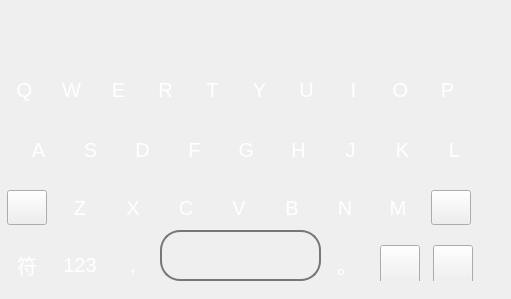
   <widget class="QWidget" name="pageUpper">
    <widget class="QWidget" name="rowUpper1">
     <property name="geometry">
      <rect>
       <x>0</x>
       <y>170</y>
       <width>481</width>
       <height>61</height>
      </rect>
     </property>
     <layout class="QHBoxLayout" name="horizontalLayout_11">
      <item>
       <widget class="QPushButton" name="btnUpper">
        <property name="minimumSize">
         <size>
          <width>40</width>
          <height>35</height>
         </size>
        </property>
        <property name="maximumSize">
         <size>
          <width>20</width>
          <height>20</height>
         </size>
        </property>
        <property name="styleSheet">
         <string notr="true">border-image: url(:/qq/controls/res/qq/controls/helpers/arrow_right.svg);
QPushButton
{
border:none;
color: rgb(255, 255, 255);
font-size:20px}
QPushButton:pressed
{
    background-color:color: rgb(255, 255, 255);
}</string>
        </property>
        <property name="text">
         <string/>
        </property>
       </widget>
      </item>
      <item>
       <widget class="QPushButton" name="Z_text">
        <property name="minimumSize">
         <size>
          <width>40</width>
          <height>35</height>
         </size>
        </property>
        <property name="maximumSize">
         <size>
          <width>20</width>
          <height>20</height>
         </size>
        </property>
        <property name="styleSheet">
         <string notr="true">
QPushButton
{
border:none;
color: rgb(255, 255, 255);
font-size:20px}
QPushButton:pressed
{
    background-color:color: rgb(255, 255, 255);
}</string>
        </property>
        <property name="text">
         <string>Z</string>
        </property>
       </widget>
      </item>
      <item>
       <widget class="QPushButton" name="X_text">
        <property name="minimumSize">
         <size>
          <width>40</width>
          <height>35</height>
         </size>
        </property>
        <property name="maximumSize">
         <size>
          <width>20</width>
          <height>20</height>
         </size>
        </property>
        <property name="styleSheet">
         <string notr="true">
QPushButton
{
border:none;
color: rgb(255, 255, 255);
font-size:20px}
QPushButton:pressed
{
    background-color:color: rgb(255, 255, 255);
}</string>
        </property>
        <property name="text">
         <string>X</string>
        </property>
       </widget>
      </item>
      <item>
       <widget class="QPushButton" name="C_text">
        <property name="minimumSize">
         <size>
          <width>40</width>
          <height>35</height>
         </size>
        </property>
        <property name="maximumSize">
         <size>
          <width>20</width>
          <height>20</height>
         </size>
        </property>
        <property name="styleSheet">
         <string notr="true">
QPushButton
{
border:none;
color: rgb(255, 255, 255);
font-size:20px}
QPushButton:pressed
{
    background-color:color: rgb(255, 255, 255);
}</string>
        </property>
        <property name="text">
         <string>C</string>
        </property>
       </widget>
      </item>
      <item>
       <widget class="QPushButton" name="V_text">
        <property name="minimumSize">
         <size>
          <width>40</width>
          <height>35</height>
         </size>
        </property>
        <property name="maximumSize">
         <size>
          <width>20</width>
          <height>20</height>
         </size>
        </property>
        <property name="styleSheet">
         <string notr="true">
QPushButton
{
border:none;
color: rgb(255, 255, 255);
font-size:20px}
QPushButton:pressed
{
    background-color:color: rgb(255, 255, 255);
}</string>
        </property>
        <property name="text">
         <string>V</string>
        </property>
       </widget>
      </item>
      <item>
       <widget class="QPushButton" name="B_text">
        <property name="minimumSize">
         <size>
          <width>40</width>
          <height>35</height>
         </size>
        </property>
        <property name="maximumSize">
         <size>
          <width>20</width>
          <height>20</height>
         </size>
        </property>
        <property name="styleSheet">
         <string notr="true">
QPushButton
{
border:none;
color: rgb(255, 255, 255);
font-size:20px}
QPushButton:pressed
{
    background-color:color: rgb(255, 255, 255);
}</string>
        </property>
        <property name="text">
         <string>B</string>
        </property>
       </widget>
      </item>
      <item>
       <widget class="QPushButton" name="N_text">
        <property name="minimumSize">
         <size>
          <width>40</width>
          <height>35</height>
         </size>
        </property>
        <property name="maximumSize">
         <size>
          <width>20</width>
          <height>20</height>
         </size>
        </property>
        <property name="styleSheet">
         <string notr="true">
QPushButton
{
border:none;
color: rgb(255, 255, 255);
font-size:20px}
QPushButton:pressed
{
    background-color:color: rgb(255, 255, 255);
}</string>
        </property>
        <property name="text">
         <string>N</string>
        </property>
       </widget>
      </item>
      <item>
       <widget class="QPushButton" name="M_text">
        <property name="minimumSize">
         <size>
          <width>40</width>
          <height>35</height>
         </size>
        </property>
        <property name="maximumSize">
         <size>
          <width>20</width>
          <height>20</height>
         </size>
        </property>
        <property name="styleSheet">
         <string notr="true">
QPushButton
{
border:none;
color: rgb(255, 255, 255);
font-size:20px}
QPushButton:pressed
{
    background-color:color: rgb(255, 255, 255);
}</string>
        </property>
        <property name="text">
         <string>M</string>
        </property>
       </widget>
      </item>
      <item>
       <widget class="QPushButton" name="btnBackspaceUpper">
        <property name="minimumSize">
         <size>
          <width>40</width>
          <height>35</height>
         </size>
        </property>
        <property name="maximumSize">
         <size>
          <width>20</width>
          <height>20</height>
         </size>
        </property>
        <property name="styleSheet">
         <string notr="true">border-image: url(:/qq/controls/res/qq/controls/icons/icon_trash.svg);

QPushButton
{
border:none;
color: rgb(255, 255, 255);
font-size:20px
}
QPushButton:pressed
{
    background-color:color: rgb(255, 255, 255);
}</string>
        </property>
        <property name="text">
         <string/>
        </property>
       </widget>
      </item>
     </layout>
     <zorder>btnUpper</zorder>
     <zorder>Z_text</zorder>
     <zorder>X_text</zorder>
     <zorder>C_text</zorder>
     <zorder>V_text</zorder>
     <zorder>N_text</zorder>
     <zorder>M_text</zorder>
     <zorder>btnBackspaceUpper</zorder>
     <zorder>B_text</zorder>
    </widget>
    <widget class="QWidget" name="rowUpper2">
     <property name="geometry">
      <rect>
       <x>320</x>
       <y>230</y>
       <width>161</width>
       <height>51</height>
      </rect>
     </property>
     <layout class="QHBoxLayout" name="horizontalLayout_12">
      <item>
       <widget class="QPushButton" name="btnPeriodUpper">
        <property name="minimumSize">
         <size>
          <width>40</width>
          <height>40</height>
         </size>
        </property>
        <property name="maximumSize">
         <size>
          <width>20</width>
          <height>20</height>
         </size>
        </property>
        <property name="styleSheet">
         <string notr="true">
QPushButton
{
border:none;
color: rgb(255, 255, 255);
font-size:20px}
QPushButton:pressed
{
    background-color:color: rgb(255, 255, 255);
}</string>
        </property>
        <property name="text">
         <string>。</string>
        </property>
       </widget>
      </item>
      <item>
       <widget class="QPushButton" name="btnContactUpper">
        <property name="minimumSize">
         <size>
          <width>40</width>
          <height>40</height>
         </size>
        </property>
        <property name="maximumSize">
         <size>
          <width>20</width>
          <height>20</height>
         </size>
        </property>
        <property name="styleSheet">
         <string notr="true">border-image: url(:/qq/controls/res/qq/controls/functions/contacts_icon.svg);
QPushButton
{
border:none;
color: rgb(255, 255, 255);
font-size:20px}
QPushButton:pressed
{
    background-color:color: rgb(255, 255, 255);
}</string>
        </property>
        <property name="text">
         <string/>
        </property>
       </widget>
      </item>
      <item>
       <widget class="QPushButton" name="btnSendUpper">
        <property name="minimumSize">
         <size>
          <width>40</width>
          <height>40</height>
         </size>
        </property>
        <property name="maximumSize">
         <size>
          <width>20</width>
          <height>20</height>
         </size>
        </property>
        <property name="styleSheet">
         <string notr="true">border-image: url(:/qq/controls/res/qq/controls/icons/icon_reply.svg);
QPushButton
{
border:none;
color: rgb(255, 255, 255);
font-size:20px
}
QPushButton:pressed
{
    background-color:color: rgb(255, 255, 255);
}</string>
        </property>
        <property name="text">
         <string/>
        </property>
       </widget>
      </item>
     </layout>
    </widget>
    <widget class="QWidget" name="rowUpper3">
     <property name="geometry">
      <rect>
       <x>0</x>
       <y>50</y>
       <width>481</width>
       <height>61</height>
      </rect>
     </property>
     <layout class="QHBoxLayout" name="horizontalLayout_13">
      <property name="spacing">
       <number>0</number>
      </property>
      <item>
       <widget class="QPushButton" name="Q_text">
        <property name="minimumSize">
         <size>
          <width>45</width>
          <height>40</height>
         </size>
        </property>
        <property name="maximumSize">
         <size>
          <width>20</width>
          <height>20</height>
         </size>
        </property>
        <property name="styleSheet">
         <string notr="true">
QPushButton
{
border:none;
color: rgb(255, 255, 255);
font-size:20px}
QPushButton:pressed
{
    background-color:color: rgb(255, 255, 255);
}</string>
        </property>
        <property name="text">
         <string>Q</string>
        </property>
       </widget>
      </item>
      <item>
       <widget class="QPushButton" name="W_text">
        <property name="minimumSize">
         <size>
          <width>45</width>
          <height>40</height>
         </size>
        </property>
        <property name="maximumSize">
         <size>
          <width>20</width>
          <height>20</height>
         </size>
        </property>
        <property name="styleSheet">
         <string notr="true">
QPushButton
{
border:none;
color: rgb(255, 255, 255);
font-size:20px}
QPushButton:pressed
{
    background-color:color: rgb(255, 255, 255);
}</string>
        </property>
        <property name="text">
         <string>W</string>
        </property>
       </widget>
      </item>
      <item>
       <widget class="QPushButton" name="E_text">
        <property name="minimumSize">
         <size>
          <width>45</width>
          <height>40</height>
         </size>
        </property>
        <property name="maximumSize">
         <size>
          <width>20</width>
          <height>20</height>
         </size>
        </property>
        <property name="styleSheet">
         <string notr="true">
QPushButton
{
border:none;
color: rgb(255, 255, 255);
font-size:20px}
QPushButton:pressed
{
    background-color:color: rgb(255, 255, 255);
}</string>
        </property>
        <property name="text">
         <string>E</string>
        </property>
       </widget>
      </item>
      <item>
       <widget class="QPushButton" name="R_text">
        <property name="minimumSize">
         <size>
          <width>45</width>
          <height>40</height>
         </size>
        </property>
        <property name="maximumSize">
         <size>
          <width>20</width>
          <height>20</height>
         </size>
        </property>
        <property name="styleSheet">
         <string notr="true">
QPushButton
{
border:none;
color: rgb(255, 255, 255);
font-size:20px}
QPushButton:pressed
{
    background-color:color: rgb(255, 255, 255);
}</string>
        </property>
        <property name="text">
         <string>R</string>
        </property>
       </widget>
      </item>
      <item>
       <widget class="QPushButton" name="T_textv">
        <property name="minimumSize">
         <size>
          <width>45</width>
          <height>40</height>
         </size>
        </property>
        <property name="maximumSize">
         <size>
          <width>20</width>
          <height>20</height>
         </size>
        </property>
        <property name="styleSheet">
         <string notr="true">
QPushButton
{
border:none;
color: rgb(255, 255, 255);
font-size:20px}
QPushButton:pressed
{
    background-color:color: rgb(255, 255, 255);
}</string>
        </property>
        <property name="text">
         <string>T</string>
        </property>
       </widget>
      </item>
      <item>
       <widget class="QPushButton" name="Y_text">
        <property name="minimumSize">
         <size>
          <width>45</width>
          <height>40</height>
         </size>
        </property>
        <property name="maximumSize">
         <size>
          <width>20</width>
          <height>20</height>
         </size>
        </property>
        <property name="styleSheet">
         <string notr="true">
QPushButton
{
border:none;
color: rgb(255, 255, 255);
font-size:20px}
QPushButton:pressed
{
    background-color:color: rgb(255, 255, 255);
}</string>
        </property>
        <property name="text">
         <string>Y</string>
        </property>
       </widget>
      </item>
      <item>
       <widget class="QPushButton" name="U_text">
        <property name="minimumSize">
         <size>
          <width>45</width>
          <height>40</height>
         </size>
        </property>
        <property name="maximumSize">
         <size>
          <width>20</width>
          <height>20</height>
         </size>
        </property>
        <property name="styleSheet">
         <string notr="true">
QPushButton
{
border:none;
color: rgb(255, 255, 255);
font-size:20px}
QPushButton:pressed
{
    background-color:color: rgb(255, 255, 255);
}</string>
        </property>
        <property name="text">
         <string>U</string>
        </property>
       </widget>
      </item>
      <item>
       <widget class="QPushButton" name="I_text">
        <property name="minimumSize">
         <size>
          <width>45</width>
          <height>40</height>
         </size>
        </property>
        <property name="maximumSize">
         <size>
          <width>20</width>
          <height>20</height>
         </size>
        </property>
        <property name="styleSheet">
         <string notr="true">
QPushButton
{
border:none;
color: rgb(255, 255, 255);
font-size:20px}
QPushButton:pressed
{
    background-color:color: rgb(255, 255, 255);
}</string>
        </property>
        <property name="text">
         <string>I</string>
        </property>
       </widget>
      </item>
      <item>
       <widget class="QPushButton" name="O_text">
        <property name="minimumSize">
         <size>
          <width>45</width>
          <height>40</height>
         </size>
        </property>
        <property name="maximumSize">
         <size>
          <width>20</width>
          <height>20</height>
         </size>
        </property>
        <property name="styleSheet">
         <string notr="true">
QPushButton
{
border:none;
color: rgb(255, 255, 255);
font-size:20px}
QPushButton:pressed
{
    background-color:color: rgb(255, 255, 255);
}</string>
        </property>
        <property name="text">
         <string>O</string>
        </property>
       </widget>
      </item>
      <item>
       <widget class="QPushButton" name="P_text">
        <property name="minimumSize">
         <size>
          <width>45</width>
          <height>40</height>
         </size>
        </property>
        <property name="maximumSize">
         <size>
          <width>20</width>
          <height>20</height>
         </size>
        </property>
        <property name="styleSheet">
         <string notr="true">
QPushButton
{
border:none;
color: rgb(255, 255, 255);
font-size:20px}
QPushButton:pressed
{
    background-color:color: rgb(255, 255, 255);
}</string>
        </property>
        <property name="text">
         <string>P</string>
        </property>
       </widget>
      </item>
     </layout>
    </widget>
    <widget class="QWidget" name="rowUpper4">
     <property name="geometry">
      <rect>
       <x>10</x>
       <y>110</y>
       <width>481</width>
       <height>61</height>
      </rect>
     </property>
     <layout class="QHBoxLayout" name="horizontalLayout_14">
      <property name="spacing">
       <number>0</number>
      </property>
      <item>
       <widget class="QPushButton" name="A_text">
        <property name="minimumSize">
         <size>
          <width>47</width>
          <height>40</height>
         </size>
        </property>
        <property name="maximumSize">
         <size>
          <width>20</width>
          <height>20</height>
         </size>
        </property>
        <property name="styleSheet">
         <string notr="true">
QPushButton
{
border:none;
color: rgb(255, 255, 255);
font-size:20px}
QPushButton:pressed
{
    background-color:color: rgb(255, 255, 255);
}</string>
        </property>
        <property name="text">
         <string>A</string>
        </property>
       </widget>
      </item>
      <item>
       <widget class="QPushButton" name="S_text">
        <property name="minimumSize">
         <size>
          <width>47</width>
          <height>40</height>
         </size>
        </property>
        <property name="maximumSize">
         <size>
          <width>20</width>
          <height>20</height>
         </size>
        </property>
        <property name="styleSheet">
         <string notr="true">
QPushButton
{
border:none;
color: rgb(255, 255, 255);
font-size:20px}
QPushButton:pressed
{
    background-color:color: rgb(255, 255, 255);
}</string>
        </property>
        <property name="text">
         <string>S</string>
        </property>
       </widget>
      </item>
      <item>
       <widget class="QPushButton" name="D_text">
        <property name="minimumSize">
         <size>
          <width>47</width>
          <height>40</height>
         </size>
        </property>
        <property name="maximumSize">
         <size>
          <width>20</width>
          <height>20</height>
         </size>
        </property>
        <property name="styleSheet">
         <string notr="true">
QPushButton
{
border:none;
color: rgb(255, 255, 255);
font-size:20px}
QPushButton:pressed
{
    background-color:color: rgb(255, 255, 255);
}</string>
        </property>
        <property name="text">
         <string>D</string>
        </property>
       </widget>
      </item>
      <item>
       <widget class="QPushButton" name="F_text">
        <property name="minimumSize">
         <size>
          <width>47</width>
          <height>40</height>
         </size>
        </property>
        <property name="maximumSize">
         <size>
          <width>20</width>
          <height>20</height>
         </size>
        </property>
        <property name="styleSheet">
         <string notr="true">
QPushButton
{
border:none;
color: rgb(255, 255, 255);
font-size:20px}
QPushButton:pressed
{
    background-color:color: rgb(255, 255, 255);
}</string>
        </property>
        <property name="text">
         <string>F</string>
        </property>
       </widget>
      </item>
      <item>
       <widget class="QPushButton" name="G_text">
        <property name="minimumSize">
         <size>
          <width>47</width>
          <height>40</height>
         </size>
        </property>
        <property name="maximumSize">
         <size>
          <width>20</width>
          <height>20</height>
         </size>
        </property>
        <property name="styleSheet">
         <string notr="true">
QPushButton
{
border:none;
color: rgb(255, 255, 255);
font-size:20px}
QPushButton:pressed
{
    background-color:color: rgb(255, 255, 255);
}</string>
        </property>
        <property name="text">
         <string>G</string>
        </property>
       </widget>
      </item>
      <item>
       <widget class="QPushButton" name="H_text">
        <property name="minimumSize">
         <size>
          <width>47</width>
          <height>40</height>
         </size>
        </property>
        <property name="maximumSize">
         <size>
          <width>20</width>
          <height>20</height>
         </size>
        </property>
        <property name="styleSheet">
         <string notr="true">
QPushButton
{
border:none;
color: rgb(255, 255, 255);
font-size:20px}
QPushButton:pressed
{
    background-color:color: rgb(255, 255, 255);
}</string>
        </property>
        <property name="text">
         <string>H</string>
        </property>
       </widget>
      </item>
      <item>
       <widget class="QPushButton" name="J_text">
        <property name="minimumSize">
         <size>
          <width>47</width>
          <height>40</height>
         </size>
        </property>
        <property name="maximumSize">
         <size>
          <width>20</width>
          <height>20</height>
         </size>
        </property>
        <property name="styleSheet">
         <string notr="true">
QPushButton
{
border:none;
color: rgb(255, 255, 255);
font-size:20px}
QPushButton:pressed
{
    background-color:color: rgb(255, 255, 255);
}</string>
        </property>
        <property name="text">
         <string>J</string>
        </property>
       </widget>
      </item>
      <item>
       <widget class="QPushButton" name="K_text">
        <property name="minimumSize">
         <size>
          <width>47</width>
          <height>40</height>
         </size>
        </property>
        <property name="maximumSize">
         <size>
          <width>20</width>
          <height>20</height>
         </size>
        </property>
        <property name="styleSheet">
         <string notr="true">
QPushButton
{
border:none;
color: rgb(255, 255, 255);
font-size:20px}
QPushButton:pressed
{
    background-color:color: rgb(255, 255, 255);
}</string>
        </property>
        <property name="text">
         <string>K</string>
        </property>
       </widget>
      </item>
      <item>
       <widget class="QPushButton" name="L_text">
        <property name="minimumSize">
         <size>
          <width>47</width>
          <height>40</height>
         </size>
        </property>
        <property name="maximumSize">
         <size>
          <width>20</width>
          <height>20</height>
         </size>
        </property>
        <property name="styleSheet">
         <string notr="true">
QPushButton
{
border:none;
color: rgb(255, 255, 255);
font-size:20px}
QPushButton:pressed
{
    background-color:color: rgb(255, 255, 255);
}</string>
        </property>
        <property name="text">
         <string>L</string>
        </property>
       </widget>
      </item>
     </layout>
    </widget>
    <widget class="QWidget" name="rowUpper5">
     <property name="geometry">
      <rect>
       <x>0</x>
       <y>230</y>
       <width>161</width>
       <height>51</height>
      </rect>
     </property>
     <layout class="QHBoxLayout" name="horizontalLayout_15">
      <item>
       <widget class="QPushButton" name="btnDeadUpper">
        <property name="minimumSize">
         <size>
          <width>40</width>
          <height>40</height>
         </size>
        </property>
        <property name="maximumSize">
         <size>
          <width>20</width>
          <height>20</height>
         </size>
        </property>
        <property name="styleSheet">
         <string notr="true">
QPushButton
{
border:none;
color: rgb(255, 255, 255);
font-size:20px}
QPushButton:pressed
{
    background-color:color: rgb(255, 255, 255);
}</string>
        </property>
        <property name="text">
         <string>符</string>
        </property>
       </widget>
      </item>
      <item>
       <widget class="QPushButton" name="btnNumUpper">
        <property name="minimumSize">
         <size>
          <width>40</width>
          <height>40</height>
         </size>
        </property>
        <property name="maximumSize">
         <size>
          <width>20</width>
          <height>20</height>
         </size>
        </property>
        <property name="styleSheet">
         <string notr="true">
QPushButton
{
border:none;
color: rgb(255, 255, 255);
font-size:20px}
QPushButton:pressed
{
    background-color:color: rgb(255, 255, 255);
}</string>
        </property>
        <property name="text">
         <string>123</string>
        </property>
       </widget>
      </item>
      <item>
       <widget class="QPushButton" name="btnCommaUpper">
        <property name="minimumSize">
         <size>
          <width>40</width>
          <height>40</height>
         </size>
        </property>
        <property name="maximumSize">
         <size>
          <width>20</width>
          <height>20</height>
         </size>
        </property>
        <property name="styleSheet">
         <string notr="true">
QPushButton
{
border:none;
color: rgb(255, 255, 255);
font-size:20px}
QPushButton:pressed
{
    background-color:color: rgb(255, 255, 255);
}</string>
        </property>
        <property name="text">
         <string>,</string>
        </property>
       </widget>
      </item>
     </layout>
    </widget>
    <widget class="QPushButton" name="btnSpaceUpper">
     <property name="geometry">
      <rect>
       <x>160</x>
       <y>230</y>
       <width>161</width>
       <height>51</height>
      </rect>
     </property>
     <property name="styleSheet">
      <string notr="true">QPushButton
{
	border-color: rgb(0, 0, 0);
	border:2px solid #777777;
    color:white;
    border-radius:20px;
}
QPushButton:pressed
{
    background-color:
	color: rgb(255, 255, 255);
}
</string>
     </property>
     <property name="text">
      <string/>
     </property>
    </widget>
    <widget class="QLabel" name="bgUpper">
     <property name="geometry">
      <rect>
       <x>0</x>
       <y>-1</y>
       <width>502</width>
       <height>290</height>
      </rect>
     </property>
     <property name="minimumSize">
      <size>
       <width>502</width>
       <height>290</height>
      </size>
     </property>
     <property name="maximumSize">
      <size>
       <width>502</width>
       <height>290</height>
      </size>
     </property>
     <property name="styleSheet">
      <string notr="true">image: url(:/images/195534fdcf37d6cdabbf9263959b94e4.jpg);
border-image: url(:/images/195534fdcf37d6cdabbf9263959b94e4.jpg);</string>
     </property>
     <property name="text">
      <string/>
     </property>
    </widget>
    <zorder>bgUpper</zorder>
    <zorder>rowUpper1</zorder>
    <zorder>rowUpper2</zorder>
    <zorder>rowUpper3</zorder>
    <zorder>rowUpper4</zorder>
    <zorder>rowUpper5</zorder>
    <zorder>btnSpaceUpper</zorder>
   </widget>
